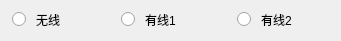
        <widget class="QGroupBox" name="groupBox_7">
         <property name="geometry">
          <rect>
           <x>647</x>
           <y>510</y>
           <width>341</width>
           <height>41</height>
          </rect>
         </property>
         <property name="styleSheet">
          <string notr="true">QGroupBox {
    font: 14pt &quot;黑体&quot;;
    margin-top: 1ex;
    border-width:0px;  
    border-style:solid;
    border-color: rgb(51, 153, 255);  
}

QGroupBox::title {
    subcontrol-origin: margin;
    subcontrol-position: top left;
    left:15px;      
    margin-left: 5px;
    margin-right: 5px;
    padding:1px;
}</string>
         </property>
         <property name="title">
          <string/>
         </property>
         <widget class="QRadioButton" name="radioButton_wire1">
          <property name="geometry">
           <rect>
            <x>121</x>
            <y>2</y>
            <width>87</width>
            <height>35</height>
           </rect>
          </property>
          <property name="focusPolicy">
           <enum>Qt::NoFocus</enum>
          </property>
          <property name="styleSheet">
           <string notr="true">QRadioButton{
   font: 14pt &quot;黑体&quot;;
   spacing: 10 
}  

QRadioButton::indicator { 
   width: 25px;
   height: 25px;
   image: url(:/LCD_CS351/LCD_CS351/logo/Radio.png);
}

QRadioButton::indicator:checked { 
image: url(:/LCD_CS351/LCD_CS351/logo/Radio_check.png);
}</string>
          </property>
          <property name="text">
           <string>有线1</string>
          </property>
         </widget>
         <widget class="QRadioButton" name="radioButton_wireless">
          <property name="geometry">
           <rect>
            <x>12</x>
            <y>2</y>
            <width>87</width>
            <height>35</height>
           </rect>
          </property>
          <property name="focusPolicy">
           <enum>Qt::NoFocus</enum>
          </property>
          <property name="styleSheet">
           <string notr="true">QRadioButton{
   font: 14pt &quot;黑体&quot;;
   spacing: 10 
}  

QRadioButton::indicator { 
   width: 25px;
   height: 25px;
   image: url(:/LCD_CS351/LCD_CS351/logo/Radio.png);
}

QRadioButton::indicator:checked { 
image: url(:/LCD_CS351/LCD_CS351/logo/Radio_check.png);
}</string>
          </property>
          <property name="text">
           <string>无线</string>
          </property>
         </widget>
         <widget class="QRadioButton" name="radioButton_wire2">
          <property name="geometry">
           <rect>
            <x>237</x>
            <y>2</y>
            <width>87</width>
            <height>35</height>
           </rect>
          </property>
          <property name="focusPolicy">
           <enum>Qt::NoFocus</enum>
          </property>
          <property name="styleSheet">
           <string notr="true">QRadioButton{
   font: 14pt &quot;黑体&quot;;
   spacing: 10 
}  

QRadioButton::indicator { 
   width: 25px;
   height: 25px;
   image: url(:/LCD_CS351/LCD_CS351/logo/Radio.png);
}

QRadioButton::indicator:checked { 
image: url(:/LCD_CS351/LCD_CS351/logo/Radio_check.png);
}</string>
          </property>
          <property name="text">
           <string>有线2</string>
          </property>
         </widget>
        </widget>
